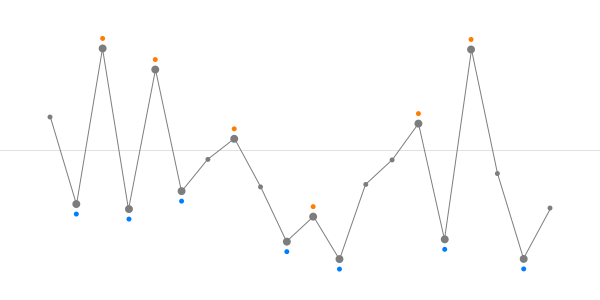
Frame 1 (no input)
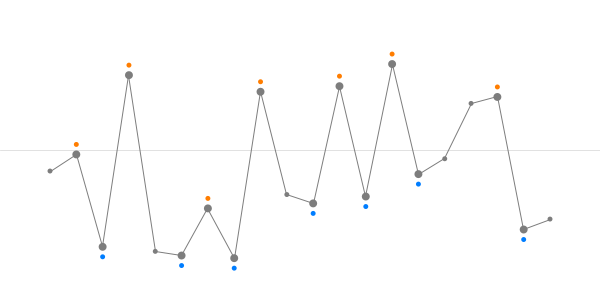
Frame 2 (the mouse pressed at the canvas centre, redrawn once)

The Processing sketch that drew these frames (run headless with seeded random() and noise(); the mouse was pressed at the canvas centre and the sketch redrawn once):

// Processing sketch: EXQ_6A_03
// ── EXQ_6A_03.pde
int s = 20;
float a[] = new float[s], m = 5.0;

void setup() { size(600, 300); noLoop(); }

void draw() 
{
  for (int i = 0; i < s; i++) a[i] = random(-m, m);
  background(255); 
  stroke(225); line(0, height / 2, width, height / 2);
  drawHP(a);
}

void mouseReleased() { redraw(); }

void drawHP(float[] a)
{
  int l = a.length;
  if (l < 3) { println("lenght < 3"); return; }  // кое-что сделано для того, чтобы всё было нарисовано корректно в зависимости
  float x, y, px = 0, py = 0, cy = height / 2, dy = 0.75 * cy / m, dx = (float)(width - 100) / (l - 1); // от размера окна. 
  for (int i = 0; i < l; i++)                    // а ещё - не забываем, что ось Y экрана направлена
  { x = 50 + dx * i; y = cy - dy * a[i];         // вниз. а значит кое-что считается наоборот. 
    if (i != 0) { stroke(125); line(px, py, x, y); } // чтобы расположиться там, где нам привычней
    noStroke(); fill(125); ellipse(x, y, 5, 5);  // исходя из математических изобразительных традиций. 
    if ((i != 0) && (i < (l - 1)))               // иначе "ямы" у нас окажутся выше "пиков" 
    if ((a[i] < a[i - 1]) && (a[i] < a[i + 1]))        // это "ямы" 
    { ellipse(x, y, 8, 8); fill(0, 125, 255); ellipse(x, y + 10, 5, 5);
    } else if ((a[i] > a[i - 1]) && (a[i] > a[i + 1])) // это пики
           { ellipse(x, y, 8, 8); fill(255, 125, 0); ellipse(x, y - 10, 5, 5);
           } 
    px = x; py = y; // запоминаем предыдущие x и y, чтобы рисовать линии графика
  }  
}
